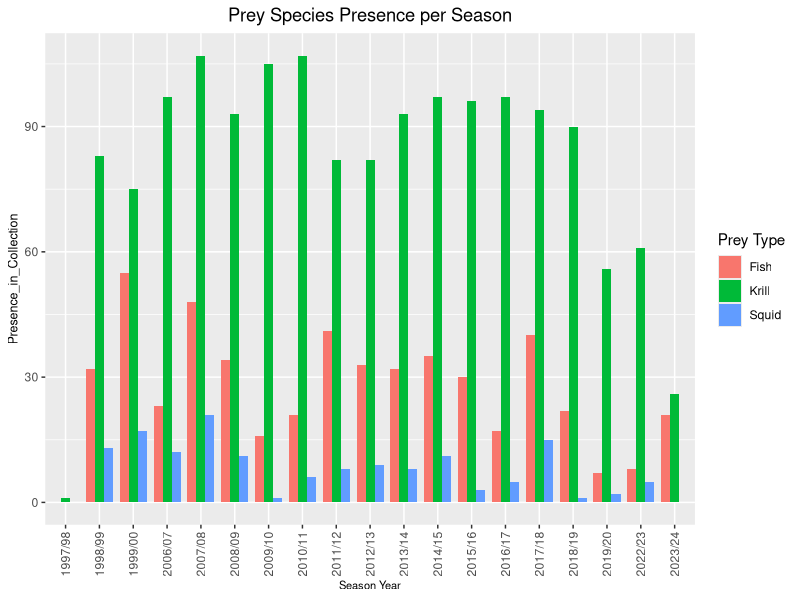

R code for this plot: (Note: this script raises an error after producing the figure.)
setwd("C:/Users/fanny.sanchez/Desktop/cs-diets")
read.csv("diets.scat.csv")
library(tidyverse)


diets <- read.csv("diets.scat.csv")

diets.scat <- diets %>%  filter(sample_type %in% c("scat", "Scat"))
scat.diet.plot <- diets.scat %>% pivot_longer(cols = krill_type:squid_type,
                                              names_to = "Species",
                                              values_to = "Presence") %>%
  group_by(season_name, Species) %>%
  summarize(Presence_in_Collection = sum(Presence == "Yes")) #%>%

# `summarise()` has grouped output by 'season_name'. You can override using the
# `.groups` argument.
#mutate(prey.prop = Species/)
#Add a proportion column on here
# ?pivot_longer

#Do a proportion plot for seasons to visualize better
ggplot(scat.diet.plot, aes(fill = Species, x = season_name, y = Presence_in_Collection)) +
  geom_bar(stat = "identity", position = "dodge", width = 0.8) +
  # scale_fill_manual(values = c("bisque4", "indianred3", "lavenderblush")) +
  xlab(label = "Season Year") + ggtitle(label = "Prey Species Presence per Season") +
  scale_fill_discrete(name = "Prey Type", labels = c("Fish", "Krill", "Squid")) +
  theme(plot.title = element_text(hjust = 0.5), axis.title.y = element_text(size = 9),
        axis.title.x = element_text(size = 8)) + scale_x_discrete(guide = guide_axis(angle = 90))

# p2 <- ggplot(scat.diet.plot, aes(x=season_name, y=`Number of Scats`)) +
#   geom_bar(stat = "identity") +
#   facet_wrap(~Species)
# p2

## Scat count per Season
ggplot(diets.scat, aes(x = season_name)) +   geom_bar(stat = "identity")

xy <- ggplot(diets.scat, aes(x = season_name)) + geom_bar(fill = "coral4") 


xy + scale_x_discrete(guide = guide_axis(angle = 90)) +
  ggtitle(label = "Scat Collections per Season") + 
  theme(plot.title = element_text(hjust = 0.5)) +
  xlab(label = "Season Year") + ylab(label = "Number of Scats") +
  scale_y_continuous(limits = c(0, 140),
                     breaks = seq(0, 140, 20))
